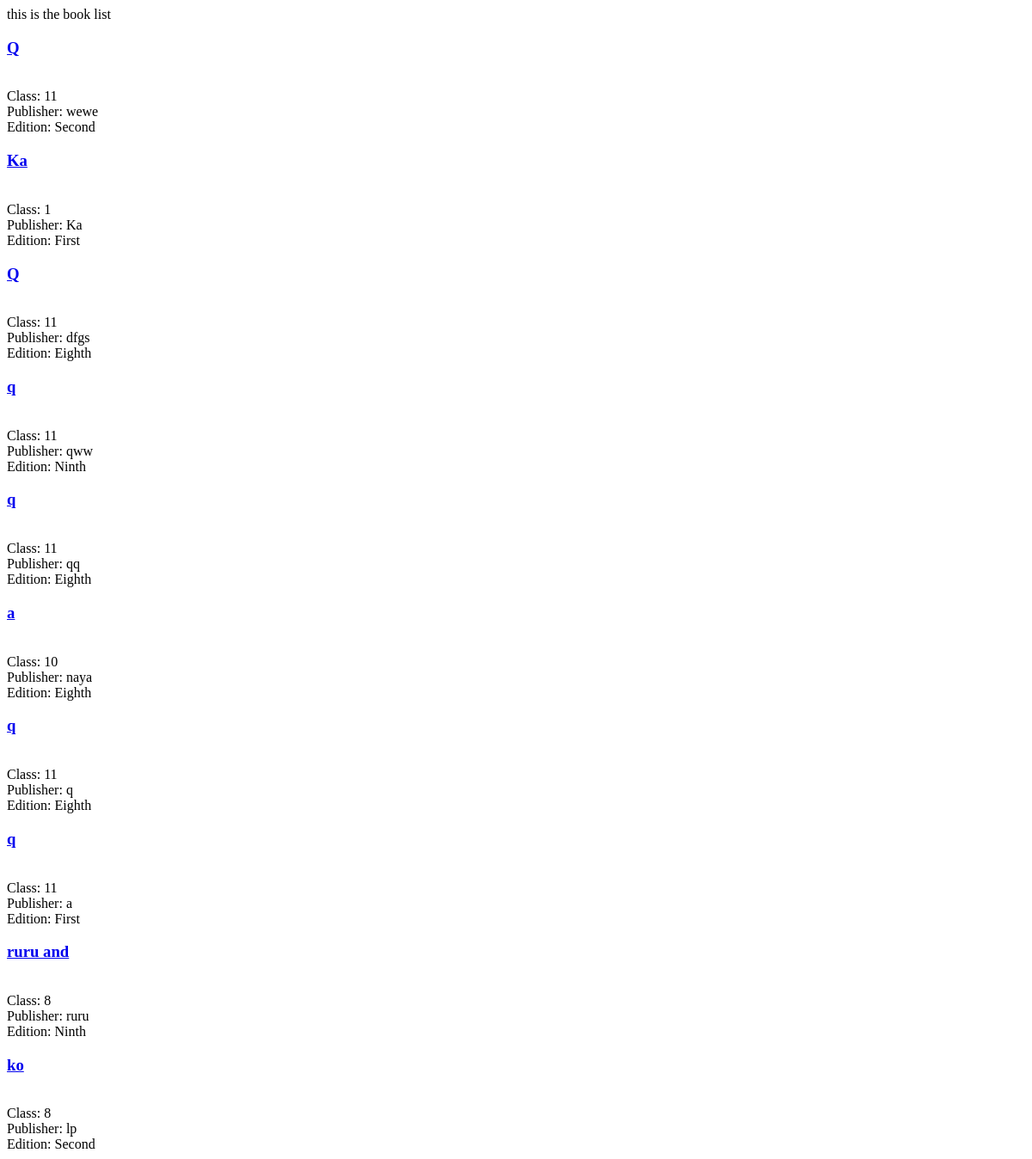
Before: /books_list/ with the older database file.
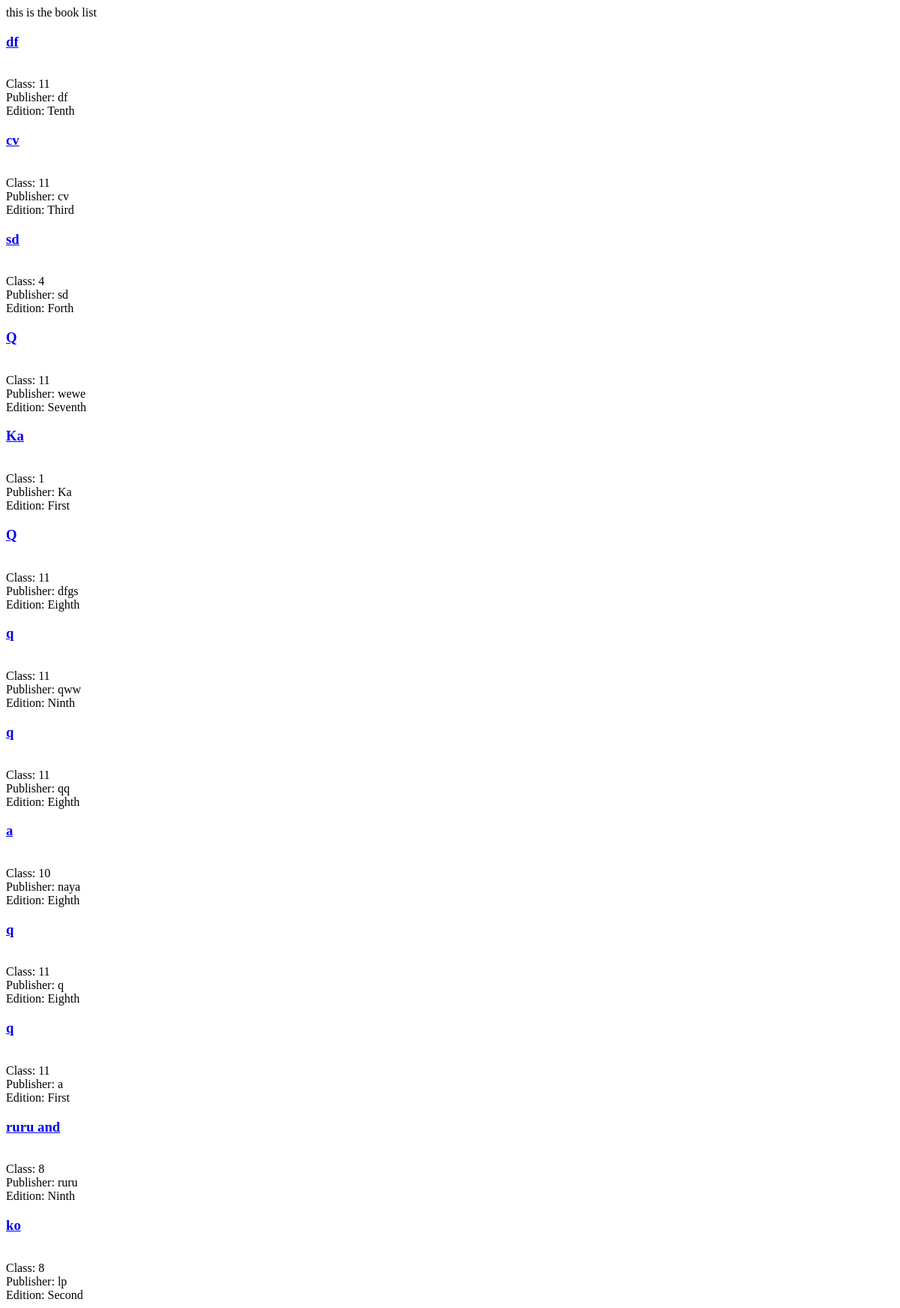
After: the same page with the newer database file.
### donate/models.py (models this page shows, shortened)
class Details(models.Model):
    user= models.ForeignKey(settings.AUTH_USER_MODEL, null=True)
    Name = models.CharField(max_length=200)
    Class= models.IntegerField(validators=[MaxValueValidator(13), MinValueValidator(1)])
    Publisher= models.CharField(max_length=200)
    Edition= models.CharField(max_length=10, choices=EDITION_CHOICES)
    Status= models.CharField(max_length=10, choices=ST_CHOICES)
    Your_District= models.CharField(max_length=100)
    Ward_number= models.IntegerField(validators=[MaxValueValidator(36), MinValueValidator(1)])
    Phone_number= models.CharField(max_length=100)

### donate/views.py (the view)
# urls.py: url(r'^books_list/$', donate_views.books_list, name='books_list'),
def books_list(request):
    queryset = Details.objects.all().order_by("-id")
    context = {
        "object_list": queryset,  # this context is the dictionary for impoting the objects of databaset
    }
    return render(request, 'donate/books_list.html', context)

### donate/templates/donate/books_list.html (shortened to what this page needs)
<!DOCTYPE html>
<html lang="en">
<head>
</head>
<body>
this is the  book list
{% for obj  in object_list %}
    <h3> <a href=' {% url "book_detail" id=obj.id %} '>{{obj.Name}} </a> </h3><br>
   Class: {{obj.Class}}<br>
   Publisher: {{obj.Publisher}}<br>
   Edition: {{obj.Edition}}<br>
{% endfor %}
</body>
</html>

Changed rows visible on the page:
added Details: Name "df", Class "11", Publisher "df", Edition "Tenth"
added Details: Name "cv", Class "11", Publisher "cv", Edition "Third"
added Details: Name "sd", Class "4", Publisher "sd", Edition "Forth"
changed Details "wewe": Edition "Second" → "Seventh"
